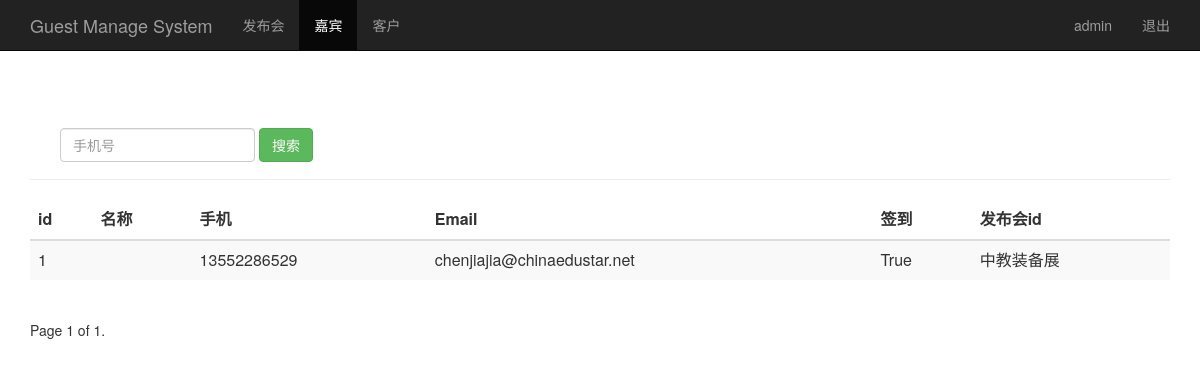
The page /guest_manage/ (signed in) on the database its author committed.
### sign/models.py (models this page shows, shortened)
class Guest(models.Model):
    event = models.ForeignKey(Event)  # 关联发布会id
    real_name = models.CharField(max_length=64)  # 姓名
    phone = models.CharField(max_length=16)  # 手机号
    email = models.EmailField()  # 邮箱
    sign = models.BooleanField()  # 签到状态
    create_time = models.DateTimeField(auto_now=True)  # 创建时间（自动获取当前时间）
    class Meta:
        unique_together = ("event", "phone")

class Event(models.Model):
    name = models.CharField(max_length=100)  # 发布会标题
    limit = models.CharField(max_length=100)# 参加人数
    status = models.BooleanField()  # 状态
    address = models.CharField(max_length=200)  # 地址
    start_time = models.DateTimeField('events time')  # 发布会时间
    create_time = models.DateTimeField(auto_now=True)  # 创建时间（自动获取当前时间）
    def __str__(self):
        return self.name

### sign/views.py (the view)
# urls.py: url(r'^guest_manage/$',views.guest_manage),
@login_required
def guest_manage(request):
    guest_list = Guest.objects.all()
    username = request.session.get('username', '')
    paginator = Paginator(guest_list, 5)
    page = request.GET.get('page')
    try:
        contacts = paginator.page(page)
    except PageNotAnInteger:
        contacts = paginator.page(1)
    except EmptyPage:
        contacts = paginator.page(paginator.num_pages)
    return render(request, "guest_manage.html", {"user": username, "guests": contacts})

### sign/templates/guest_manage.html (shortened to what this page needs)
<html lang="zh-CN">
  <head>
    {% load bootstrap3 %}
    {% bootstrap_css %}
  </head>
    <body>
    <nav class="navbar navbar-inverse navbar-fixed-top">
      <div class="container">
        <div class="navbar-header">
          <a class="navbar-brand" href="/guest_manage/">Guest Manage System</a>
        </div>
        <div id="navbar" class="collapse navbar-collapse">
          <ul class="nav navbar-nav">
            <li><a href="/event_manage/">发布会</a></li>
            <li class="active"><a href="#about">嘉宾</a></li>
            <li><a href="/consumer_manage/">客户</a></li>
          </ul>
          <ul class="nav navbar-nav navbar-right">
           <li><a href="#">{{user}}</a></li>
           <li><a href="/logout/">退出</a></li>
         </ul>
        </div>
      </div>
    </nav>
    <div class="container theme-showcase" role="main">
      <div class="page-header"  style="padding-top:80px;">
        <div id="navbar" class="navbar-collapse collapse">
          <form class="navbar-form" method="get" action="/search_phone/">
            <div class="form-group">
              <input name="phone" type="text" placeholder="手机号" class="form-control">
            </div>
            <button type="submit" class="btn btn-success">搜索</button>
          </form>
        </div>
      </div>
      <div class="row">
        <div class="col-md-6">
          <table class="table table-striped">
            <thead>
              <tr>
                <th>id</th>
                <th>名称</th>
                <th>手机</th>
                <th>Email</th>
                <th>签到</th>
                <th>发布会id</th>
              </tr>
            </thead>
            <tbody>
              {% for guest in guests %}
                <tr>
                  <td>{{ guest.id }}</td>
                  <td>{{ guest.realname }}</td>
                  <td>{{ guest.phone }}</td>
                  <td>{{ guest.email }}</td>
                  <td>{{ guest.sign }}</td>
                  <td>{{ guest.event }}</td>
                </tr>
             {% endfor %}
            </tbody>
          </table>
        </div>
      </div>
    <div class="pagination">
      <span class="step-links">
          <span class="current">
            Page {{ guests.number }} of {{ guests.paginator.num_pages }}.
          </span>
      </span>
    </div>
    </body>
</html>

### sign/templates/guest_manage.html (style rules this page uses)
.col-md-6 { width:100%; }

### rows shown on the page
Guest: id "1", phone "13552286529", email "chenjiajia@chinaedustar.net", sign "True", event "中教装备展"

### other values the page prints
{{ user }} "admin"
{{ guests.number }} "1"
{{ guests.paginator.num_pages }} "1"
